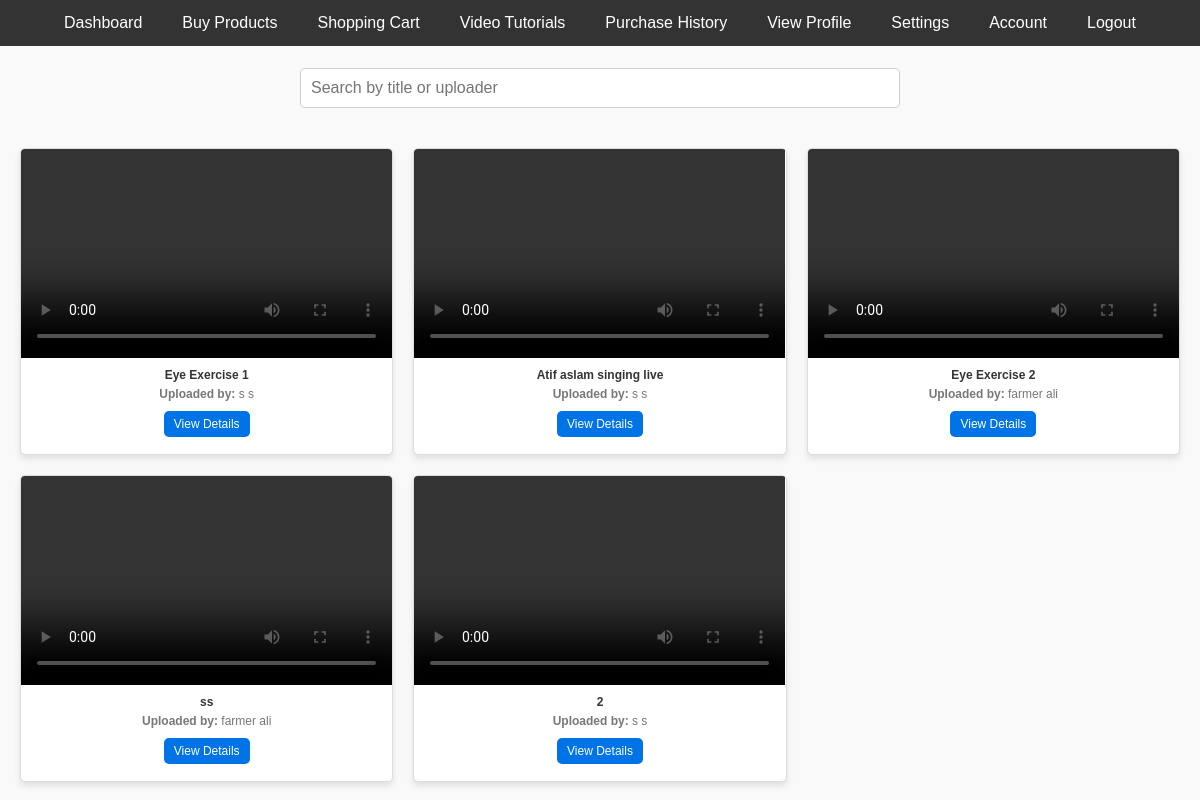
The app's page /view/video_list.php with its own data.
### tables this page shows
CREATE TABLE `video` (
  `id` int(11) NOT NULL,
  `email` varchar(255) NOT NULL,
  `title` varchar(255) NOT NULL,
  `description` text NOT NULL,
  `video_path` varchar(255) NOT NULL,
  `upload_date` timestamp NOT NULL DEFAULT current_timestamp(),
  `likes` int(11) DEFAULT 0,
  `dislikes` int(11) DEFAULT 0
);

CREATE TABLE `farmer` (
  `id` int(11) NOT NULL,
  `first_name` varchar(100) NOT NULL,
  `last_name` varchar(100) NOT NULL,
  `email` varchar(255) NOT NULL,
  `mobile` varchar(15) NOT NULL,
  `password` varchar(255) NOT NULL,
  `country` varchar(100) DEFAULT NULL,
  `address` text DEFAULT NULL,
  `dob` date DEFAULT NULL,
  `role` enum('Farmer') NOT NULL DEFAULT 'Farmer',
  `profile_image` varchar(255) DEFAULT 'default.jpg'
);

### model/database.php (called while the page is built, shortened)
<?php
function getConnection() {
    $conn = mysqli_connect('127.0.0.1', 'root', '', 'agriculture');
    return $conn;
}
function fetchVideosBySearch($search) {
    $conn = getConnection();
    $sql = "SELECT v.id, v.title, f.first_name, f.last_name, v.video_path
            FROM video v
            JOIN farmer f ON v.email = f.email
            WHERE v.title LIKE ? OR f.first_name LIKE ? OR f.last_name LIKE ?";
    $stmt = $conn->prepare($sql);
    $searchParam = '%' . $search . '%';
    $stmt->bind_param('sss', $searchParam, $searchParam, $searchParam);
    $stmt->execute();
    $result = $stmt->get_result();
    return $result;
}
?>

### controller/video_list_controller.php (called while the page is built, shortened)
<?php
require '../model/database.php';
$search = isset($_POST['search']) ? $_POST['search'] : '';
$result = fetchVideosBySearch($search);
return [
    'result' => $result,
    'search' => $search
];

### view/video_list.php (the view, shortened to what this page needs)
<?php
extract(include('../controller/video_list_controller.php'));
include('navbar.php');
?>
<!DOCTYPE html>
<html lang="en">
<head>
</head>
<body>
    <h2>Video List</h2>
    <form id="searchForm">
        <input type="text" id="searchInput" name="search" placeholder="Search by title or uploader" value="<?php echo htmlspecialchars($search); ?>">
    </form>
    <div id="videoList">
        <?php
        if ($result->num_rows > 0) {
            while ($row = $result->fetch_assoc()) {
                echo "<div class='video-card'>";
                echo "<video controls>
                        <source src='http://localhost/NEW/merged/asset/videos/" . basename($row['video_path']) . "' type='video/mp4'>
                        Your browser does not support the video tag.
                      </video>";
                echo "<div class='video-details'>";
                echo "<div class='video-title'>" . htmlspecialchars($row['title']) . "</div>";
                echo "<div class='video-uploader'><strong>Uploaded by:</strong> " . htmlspecialchars($row['first_name']) . " " . htmlspecialchars($row['last_name']) . "</div>";
                echo "<form class='view-details-form' method='POST' action='video_list.php'>
                        <input type='hidden' name='video_id' value='" . htmlspecialchars($row['id']) . "'>
                        <button type='submit'>View Details</button>
                      </form>";
                echo "</div>";
                echo "</div>";
            }
        } else {
            echo "<p>No videos found.</p>";
        }
        ?>
    </div>
</body>
</html>

### asset/navbar.css (style rules this page uses)
body { font-family: Arial, sans-serif; margin: 0; padding: 0; }
body { padding-top: 60px; }

### view/video_list.php (style rules this page uses)
body { font-family: Arial, sans-serif; margin: 0; padding: 0; background-color: #f9f9f9; }
h2 { text-align: center; margin: 20px 0; color: #333; }
#searchForm { width: 80%; max-width: 600px; margin: 0 auto 20px; justify-content: center; }
#searchInput { width: 100%; padding: 10px; border: 1px solid #ccc; border-radius: 5px; font-size: 16px; }
#videoList { display: grid; grid-template-columns: repeat(auto-fit, minmax(300px, 1fr)); gap: 20px; padding: 20px; max-width: 1200px; margin: 0 auto; }
.video-card { background: white; border: 1px solid #ddd; border-radius: 5px; box-shadow: 0 4px 6px rgba(0, 0, 0, 0.1); overflow: hidden; flex-direction: column; text-align: center; }
.video-card video { width: 100%; aspect-ratio: 16/9; }
.video-details { padding: 10px 10px 5px; font-size: 12px; color: #333; display: flex; flex-direction: column; align-items: center; }
.video-title { font-weight: bold; margin-bottom: 5px; }
.video-uploader { color: #777; margin-bottom: 10px; }
.view-details-form button { padding: 6px 10px; font-size: 12px; border: none; border-radius: 5px; background-color: #0073e6; color: white; cursor: pointer; transition: background-color 0.3s; }

### records on screen
video: title "Eye Exercise 1", farmer.first_name "s", farmer.last_name "s"
video: title "Atif aslam singing live", farmer.first_name "s", farmer.last_name "s"
video: title "Eye Exercise 2", farmer.first_name "farmer", farmer.last_name "ali"
video: title "ss", farmer.first_name "farmer", farmer.last_name "ali"
video: title "2", farmer.first_name "s", farmer.last_name "s"
